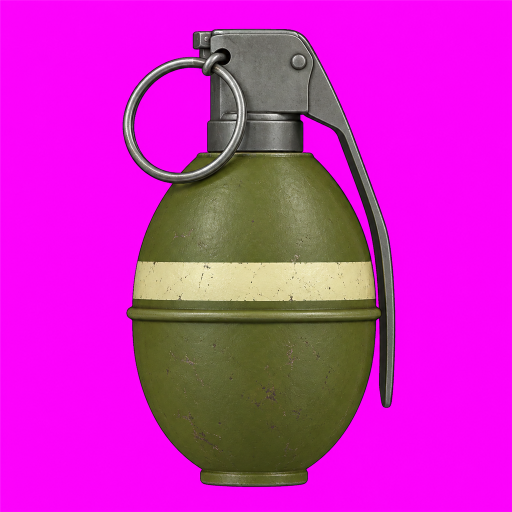
#> input picture art/guns/ref/Frag_side.png, 1024 x 1024 px, given in place of Frag_side.png_side.png, which was not available (shown at 1/2 size)
$ python review.py ../ref/Frag_side.png
#> lines starting #> are read from the running program, lines starting #| are printed output that depends on the picture; pictures that were not available may be replaced by others from this repository, and a replacement may not be noted
"""stack a gun's renders (and its reference) into one review image: python review.py <Gun>"""
import sys
from PIL import Image
g = sys.argv[1]
names = [f"ref/{g}_side.png"] + [f"renders/{g}/{n}.png" for n in ("side", "exploded", "persp", "left")]
W = 900
rows = []
for n in names:
    try:
        im = Image.open(n).convert("RGB")
    except Exception:
        continue
    im.thumbnail((W, 600)); rows.append(im)
#> after `im.thumbnail((W, 600))`:
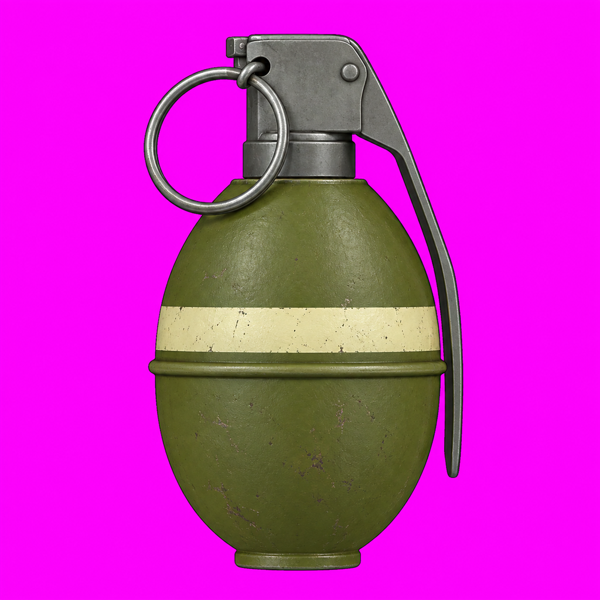
#> im: PIL image 600x600 RGB; mean R, G, B 203.2, 38.1, 190.3
#> pass 2 of the loop `for n in names:`:
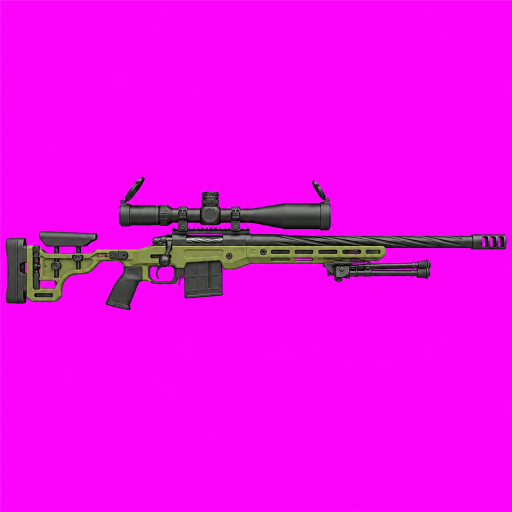
#> input picture art/guns/ref/Sniper_side.png, 1024 x 1024 px, given in place of side.png, which was not available (shown at 1/2 size)
#> `im.thumbnail((W, 600))`:
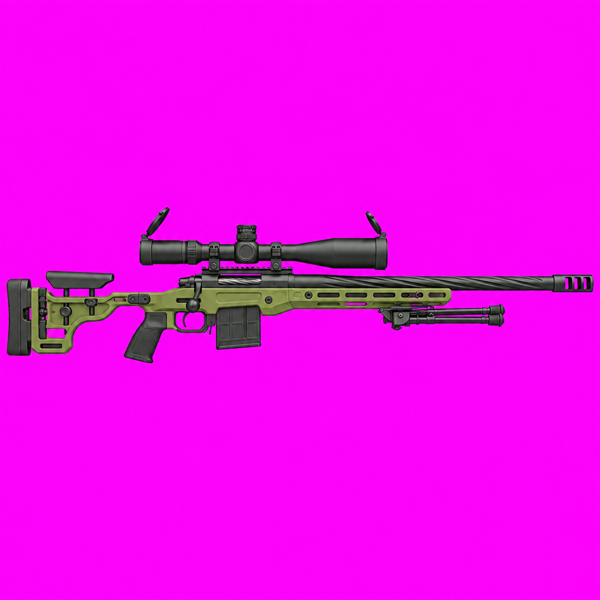
#> im: PIL image 600x600 RGB; mean R, G, B 236.1, 10.4, 233.5
h = sum(i.height for i in rows); s = Image.new("RGB", (W, h), "white"); y = 0
#> after `s = Image.new('RGB', (W, h), 'white')`: s: PIL image 900x1800 RGB; every value is 255
for i in rows:
    s.paste(i, ((W - i.width) // 2, y)); y += i.height
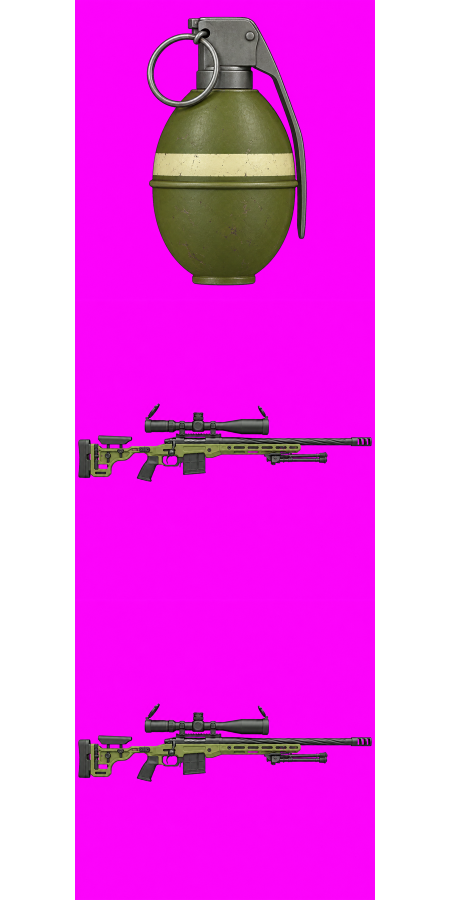
#> s: PIL image 900x1800 RGB (shown at 1/2 size); mean R, G, B 235.1, 98.1, 231.1
s.save(f"renders/{g}/_review.jpg", quality=85)
print(f"renders/{g}/_review.jpg")
